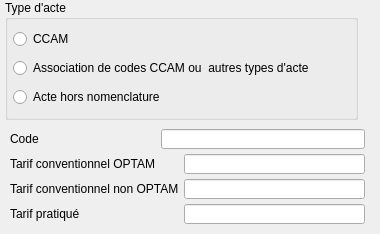
<?xml version="1.0" encoding="UTF-8"?>
<ui version="4.0">
 <class>dlg_creeracte</class>
 <widget class="QDialog" name="dlg_creeracte">
  <property name="geometry">
   <rect>
    <x>0</x>
    <y>0</y>
    <width>380</width>
    <height>234</height>
   </rect>
  </property>
  <property name="windowTitle">
   <string>Dialog</string>
  </property>
  <widget class="QGroupBox" name="TypeActegroupBox">
   <property name="geometry">
    <rect>
     <x>5</x>
     <y>0</y>
     <width>353</width>
     <height>120</height>
    </rect>
   </property>
   <property name="minimumSize">
    <size>
     <width>0</width>
     <height>120</height>
    </size>
   </property>
   <property name="maximumSize">
    <size>
     <width>365</width>
     <height>16777215</height>
    </size>
   </property>
   <property name="title">
    <string>Type d'acte</string>
   </property>
   <layout class="QVBoxLayout" name="verticalLayout">
    <property name="spacing">
     <number>5</number>
    </property>
    <property name="leftMargin">
     <number>5</number>
    </property>
    <property name="topMargin">
     <number>5</number>
    </property>
    <property name="rightMargin">
     <number>5</number>
    </property>
    <property name="bottomMargin">
     <number>5</number>
    </property>
    <item>
     <widget class="QRadioButton" name="CCAMradioButton">
      <property name="maximumSize">
       <size>
        <width>350</width>
        <height>16777215</height>
       </size>
      </property>
      <property name="text">
       <string>CCAM</string>
      </property>
     </widget>
    </item>
    <item>
     <widget class="QRadioButton" name="AssocradioButton">
      <property name="maximumSize">
       <size>
        <width>350</width>
        <height>16777215</height>
       </size>
      </property>
      <property name="text">
       <string>Association de codes CCAM ou  autres types d'acte</string>
      </property>
     </widget>
    </item>
    <item>
     <widget class="QRadioButton" name="HorsCCAMradioButton">
      <property name="maximumSize">
       <size>
        <width>350</width>
        <height>16777215</height>
       </size>
      </property>
      <property name="text">
       <string>Acte hors nomenclature</string>
      </property>
     </widget>
    </item>
   </layout>
  </widget>
  <widget class="QWidget" name="widget" native="true">
   <property name="geometry">
    <rect>
     <x>5</x>
     <y>124</y>
     <width>365</width>
     <height>105</height>
    </rect>
   </property>
   <property name="minimumSize">
    <size>
     <width>365</width>
     <height>0</height>
    </size>
   </property>
   <property name="maximumSize">
    <size>
     <width>365</width>
     <height>116</height>
    </size>
   </property>
   <layout class="QGridLayout" name="gridLayout">
    <property name="leftMargin">
     <number>5</number>
    </property>
    <property name="topMargin">
     <number>5</number>
    </property>
    <property name="rightMargin">
     <number>5</number>
    </property>
    <property name="bottomMargin">
     <number>5</number>
    </property>
    <property name="spacing">
     <number>5</number>
    </property>
    <item row="0" column="0">
     <widget class="QLabel" name="CodeActelabel">
      <property name="minimumSize">
       <size>
        <width>0</width>
        <height>20</height>
       </size>
      </property>
      <property name="text">
       <string>Code</string>
      </property>
     </widget>
    </item>
    <item row="0" column="1" colspan="2">
     <widget class="UpLineEdit" name="CodeActeupLineEdit">
      <property name="minimumSize">
       <size>
        <width>0</width>
        <height>20</height>
       </size>
      </property>
     </widget>
    </item>
    <item row="1" column="0">
     <widget class="QLabel" name="TarifOPTAMlabel">
      <property name="minimumSize">
       <size>
        <width>0</width>
        <height>20</height>
       </size>
      </property>
      <property name="text">
       <string>Tarif conventionnel OPTAM</string>
      </property>
     </widget>
    </item>
    <item row="1" column="2">
     <widget class="UpLineEdit" name="TarifOPTAMupLineEdit">
      <property name="minimumSize">
       <size>
        <width>0</width>
        <height>20</height>
       </size>
      </property>
     </widget>
    </item>
    <item row="2" column="0" colspan="2">
     <widget class="QLabel" name="TarifNonOPTAMlabel">
      <property name="minimumSize">
       <size>
        <width>0</width>
        <height>20</height>
       </size>
      </property>
      <property name="text">
       <string>Tarif conventionnel non OPTAM</string>
      </property>
     </widget>
    </item>
    <item row="2" column="2">
     <widget class="UpLineEdit" name="TarifNonOPTAMupLineEdit">
      <property name="minimumSize">
       <size>
        <width>0</width>
        <height>20</height>
       </size>
      </property>
     </widget>
    </item>
    <item row="3" column="0">
     <widget class="QLabel" name="TarifPratiquelabel">
      <property name="minimumSize">
       <size>
        <width>0</width>
        <height>20</height>
       </size>
      </property>
      <property name="text">
       <string>Tarif pratiqué</string>
      </property>
     </widget>
    </item>
    <item row="3" column="2">
     <widget class="UpLineEdit" name="TarifPratiqueupLineEdit">
      <property name="minimumSize">
       <size>
        <width>0</width>
        <height>20</height>
       </size>
      </property>
     </widget>
    </item>
   </layout>
  </widget>
 </widget>
 <customwidgets>
  <customwidget>
   <class>UpLineEdit</class>
   <extends>QLineEdit</extends>
   <header>uplineedit.h</header>
  </customwidget>
 </customwidgets>
 <resources/>
 <connections/>
</ui>
